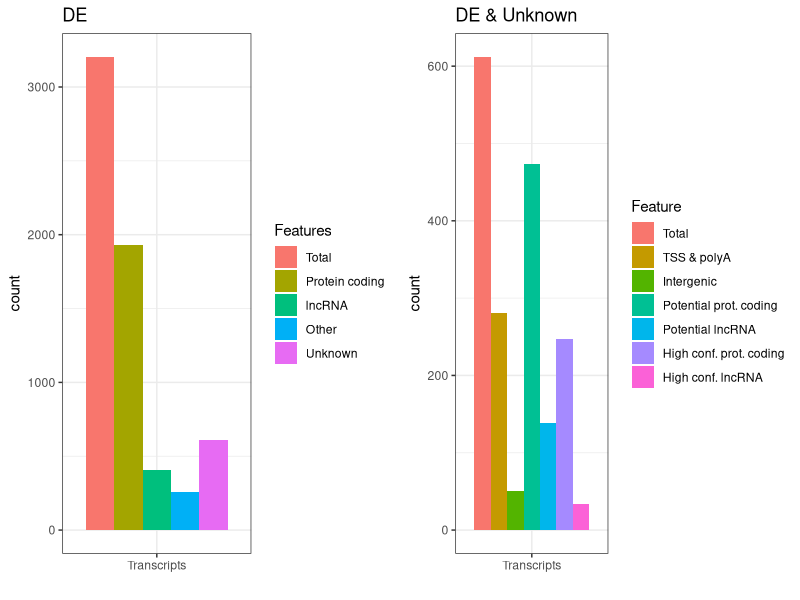

The R script that drew this image:
library(ggplot2)
library(gridExtra)

setwd("/Users/girochat/Documents/Giliane/Bioinformatics/Master/RNA\ Sequencing/Project")

# function to create dataframe with transcripts having a specific feature
create_df_feature <- function(table, col, feature, val, panel, exon = FALSE){
  if (exon == TRUE){
    df <- table[table$single_exon == 0 & table[, col] == val, c(1, col)]
  }else{
    df <- table[table[, col] == val, c(1, col)]
    
  }
  df[, 1] <- "Transcripts"
  df[, 2] <- feature
  df[, 3] <- panel
  colnames(df) <- c("Transcript", "feature", "panel")
  
  return(df)
}


# import the table of DE transcripts with all features
table <- read.delim("analysis/final_table_DE.tsv")

# Known transcripts
###################

# create dataframes of specific features to plot the bar chart with ggplot
# (only for the DE transcripts)
n <- length(table$transcript_id)
ALL <- data.frame(Transcript = rep("Transcripts", length=n),
                feature = rep("Total", length=n), 
                panel = rep("DE", length=n))

type_PC <- create_df_feature(table, 12, "Protein coding", "prot_coding", "DE")

type_lncRNA <- create_df_feature(table, 12, "lncRNA", "lncRNA", "DE")

type_other <- create_df_feature(table, 12, "Other", "other", "DE")

type_unknown <- create_df_feature(table, 12, "Unknown", "unknown", "DE")

# Novel transcripts
####################

# select only the DE transcripts that are novel
table_novel <- table[table$known_status == "Unknown", ]

# create dataframes of specific features to plot the bar chart with ggplot
# (only for the DE and novel transcripts)
novel_ALL <- create_df_feature(table, 3, "Total", "Unknown", "DE & Novel")

table_novel_TSS <- table_novel[table_novel$TSS == "Yes",]
novel_TSS_polyA <- create_df_feature(table_novel_TSS, 7, "TSS & polyA", "Yes", 
                                     panel = "DE & Novel")

novel_PCpot <- create_df_feature(table_novel, 8, "Potential prot. coding", "coding", 
                                     panel = "DE & Novel")

novel_lncRNApot <- create_df_feature(table_novel, 8, "Potential lncRNA", "noncoding", 
                                     panel = "DE & Novel")

novel_interG <- create_df_feature(table_novel, 10, "Intergenic", "Yes", 
                                  panel = "DE & Novel")


table_novel_TSS_polyA <- table_novel_TSS[table_novel_TSS$polyAsite == "Yes",]
novel_PC_TSS_polyA <- create_df_feature(table_novel_TSS_polyA, 8, "High conf. prot. coding", "coding", 
                                        panel = "DE & Novel")

novel_lncRNA_TSS_polyA <- create_df_feature(table_novel_TSS_polyA, 8, "High conf. lncRNA", "noncoding", 
                                        panel = "DE & Novel")


# merge all the resulting dataframe into one (both for known and unknown)
features_T <- rbind(ALL, type_PC, type_lncRNA, type_other, type_unknown)

features_novel_T <- rbind(novel_ALL, novel_TSS_polyA,novel_PCpot, novel_lncRNApot, 
                         novel_interG, novel_PC_TSS_polyA, novel_lncRNA_TSS_polyA)


# order the features as they should appear on the plot for the known transcripts
Features <- factor(features_T$feature, 
                   levels = c("Total", "Protein coding", "lncRNA", "Other",
                              "Unknown"))

# plot the bar chart for the known ones
plot_T <- ggplot(features_T) + 
  geom_bar(aes(x = Transcript, fill = Features), 
           position = position_dodge(preserve = 'single')) +
  theme_bw() + 
  labs(x = "") +
  ggtitle("DE")

# order the features as they should appear on the plot for the unknown transcripts
Feature <- factor(features_novel_T$feature, 
                   levels = c("Total", "TSS & polyA", "Intergenic",
                              "Potential prot. coding", "Potential lncRNA",
                              "High conf. prot. coding", "High conf. lncRNA"))

# plot the bar chart for the unknown transcripts
plot_novel_T <- ggplot(features_novel_T) + 
  geom_bar(aes(x = Transcript, fill = Feature),
           position = position_dodge(preserve = 'single')) +
  theme_bw() + 
  labs(x = "") +
  ggtitle("DE & Unknown")


# save the two-panels plot in jpeg format
jpeg("analysis/bar_chart.jpeg", height = 480, width = 900, quality = 90, 
     pointsize = 18)
grid.arrange(plot_T, plot_novel_T, ncol=2, nrow=1)
dev.off()

